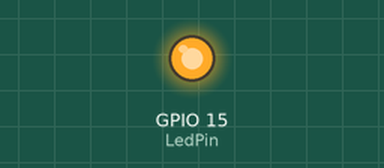
The sketch below on a simulated ESP32. On the bench: output pins drawn as LEDs (lit = HIGH).

Above: at 2.5 s.
At 7.5 s:
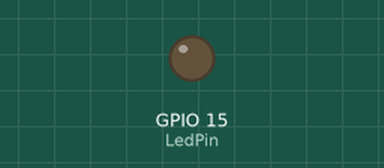
Timing chart, 0 to 13.0 s (numbered marks = the images above):
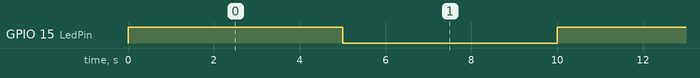

The sketch:

Led_pin15_ESP32.ino
```cpp
// int LedPin = 15;
#define LedPin 15
//  define宣告  LedPin  接為 15

// the setup function runs once when you press reset or power the board
void setup() //程式 起始區
{
  // initialize digital pin LED_BUILTIN as an output.
  pinMode(LedPin, OUTPUT);
  //宣告腳位模式：pinMode（腳位 , 模式）;
  // 設計腳位狀態，設定LedPin(15)為輸出狀態(OUTPUT)
  //設定腳位預設值
    digitalWrite(LedPin, LOW);    // turn the LED off by making the voltage LOW
     //數位寫入：digitalWrite（腳位 , 電位）
}

// the loop function runs over and over again forever
void loop()     //程式 重複區
{
  digitalWrite(LedPin, HIGH);   // turn the LED on (HIGH is the voltage level)
  //數位寫入：digitalWrite（腳位 , 電位）
  //設定LedPin(15) 腳位狀態 為高電位==>電量燈泡
  delay(5000);                       // wait for a second
  //延遲5000單位==>1000單位==1秒鐘，所以延遲5秒鐘
  digitalWrite(LedPin, LOW);    // turn the LED off by making the voltage LOW
     //數位寫入：digitalWrite（腳位 , 電位）
   //設定LedPin(15) 腳位狀態 為低電位==>關閉電量燈泡
  delay(5000);                       // wait for a second
   //延遲5000單位==>1000單位==1秒鐘，所以延遲5秒鐘
}
```

Measured:
- by itself, GPIO 15 (LedPin): alternates HIGH for 5.0 s and LOW for 5.0 s
